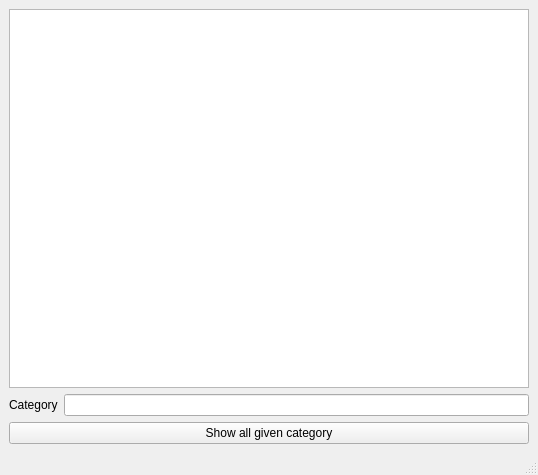
<?xml version="1.0" encoding="UTF-8"?>
<ui version="4.0">
 <class>test3</class>
 <widget class="QMainWindow" name="test3">
  <property name="geometry">
   <rect>
    <x>0</x>
    <y>0</y>
    <width>538</width>
    <height>475</height>
   </rect>
  </property>
  <property name="windowTitle">
   <string>MainWindow</string>
  </property>
  <widget class="QWidget" name="centralwidget">
   <layout class="QFormLayout" name="formLayout">
    <item row="0" column="0" colspan="2">
     <widget class="QListWidget" name="ShoppingList1"/>
    </item>
    <item row="1" column="0">
     <widget class="QLabel" name="CategoryLabel">
      <property name="text">
       <string>Category</string>
      </property>
     </widget>
    </item>
    <item row="1" column="1">
     <widget class="QLineEdit" name="CategoryLineEdit"/>
    </item>
    <item row="2" column="0" colspan="2">
     <widget class="QPushButton" name="ShowButton">
      <property name="text">
       <string>Show all given category</string>
      </property>
     </widget>
    </item>
   </layout>
  </widget>
  <widget class="QMenuBar" name="menubar">
   <property name="geometry">
    <rect>
     <x>0</x>
     <y>0</y>
     <width>538</width>
     <height>25</height>
    </rect>
   </property>
  </widget>
  <widget class="QStatusBar" name="statusbar"/>
 </widget>
 <resources/>
 <connections>
  <connection>
   <sender>ShowButton</sender>
   <signal>clicked()</signal>
   <receiver>test3</receiver>
   <slot>ShowCategory()</slot>
   <hints>
    <hint type="sourcelabel">
     <x>236</x>
     <y>416</y>
    </hint>
    <hint type="destinationlabel">
     <x>521</x>
     <y>444</y>
    </hint>
   </hints>
  </connection>
 </connections>
 <slots>
  <slot>ShowCategory()</slot>
 </slots>
</ui>
